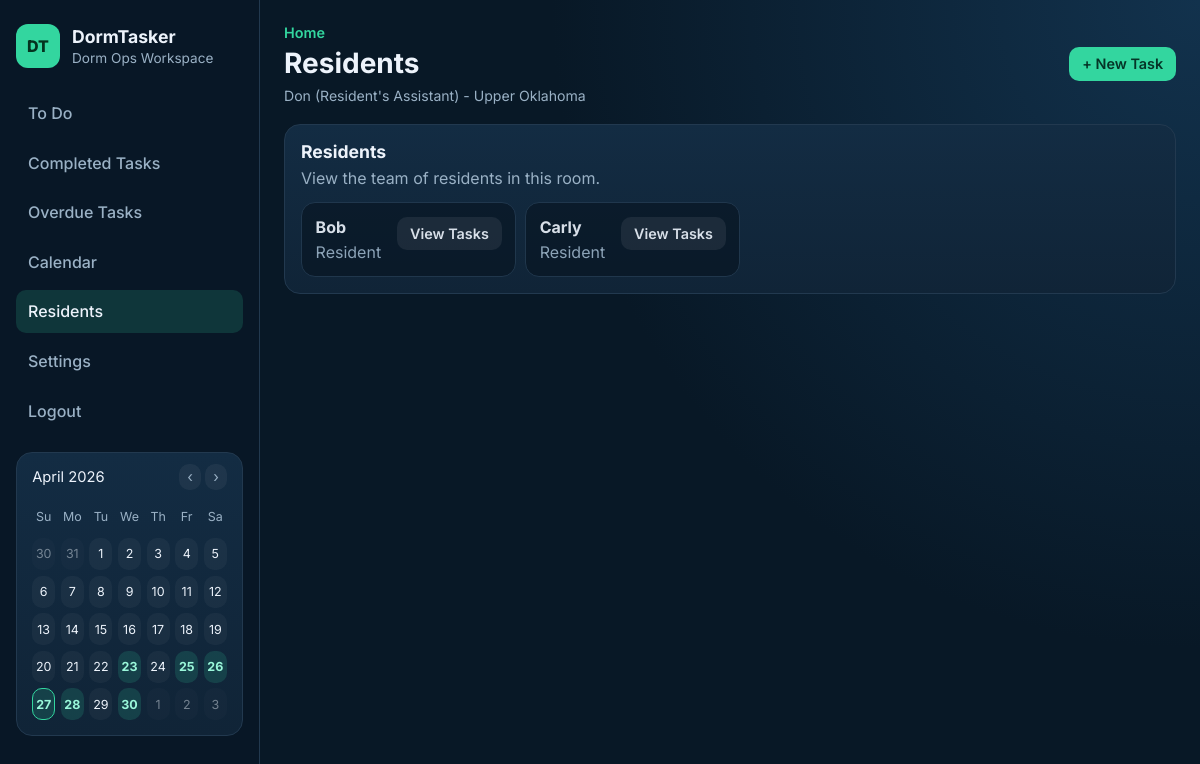
Page /residents (signed in) on the committed database.
### tables this page shows
CREATE TABLE users (
            id INTEGER PRIMARY KEY AUTOINCREMENT,
            name TEXT NOT NULL,
            role TEXT NOT NULL CHECK (role IN ('RA', 'Resident'))
        , email TEXT, password_hash TEXT, room_id INTEGER);

CREATE TABLE rooms (
            id INTEGER PRIMARY KEY AUTOINCREMENT,
            room_name TEXT NOT NULL,
            room_code TEXT NOT NULL UNIQUE,
            created_by INTEGER,
            FOREIGN KEY (created_by) REFERENCES users (id)
        );

### app.py (the view)
@app.route("/residents")
@login_required
def residents():
    if g.current_user["role"] != "RA":
        flash("Only Resident's Assistants can view resident details.", "error")
        return redirect(url_for("dashboard"))
    context = _fetch_dashboard_context()
    return render_template(
        "residents.html",
        page_title="Residents",
        **context,
    )

### app.py (called while the page is built, shortened)
def _format_user_role(role):
    return "Resident's Assistant" if role == "RA" else role

@app.before_request
def load_current_user():
    user_id = session.get("user_id")
    g.current_user = get_user_by_id(user_id) if user_id else None

@app.context_processor
def inject_current_user():
    current_user = g.get("current_user")
    if current_user:
        if current_user["role"] == "RA":
            chore_list = service.get_chores(room_id=current_user["room_id"])
        else:
            chore_list = service.get_resident_chores(current_user["id"], room_id=current_user["room_id"])
        calendar_data = _calendar_context(chore_list)
    else:
        calendar_data = {}
    return {
        "current_user": current_user,
        "current_path": request.path,
        "current_user_role_text": _format_user_role(current_user["role"]) if current_user else None,
        **calendar_data,
    }

def _fetch_dashboard_context():
    room_id = g.current_user["room_id"]
    user_role = g.current_user["role"]
    residents = service.get_residents(room_id=room_id)
    if user_role == "RA":
        all_chores = service.get_chores(room_id=room_id)
    else:
        all_chores = service.get_resident_chores(g.current_user["id"], room_id=room_id)
    completed_count = sum(1 for chore in all_chores if chore.get("status") == "Completed")
    overdue_count = sum(1 for _ in service.overdue_chores(all_chores))
    progress = {}
    return {
        "room_id": room_id,
        "residents": residents,
        "all_chores": all_chores,
        "overdue_count": overdue_count,
        "completed_count": completed_count,
        "user_role": user_role,
        **progress,
    }

### auth.py (called while the page is built)
def login_required(func):
    @wraps(func)
    def wrapper(*args, **kwargs):
        if not session.get("user_id"):
            flash("Please log in to continue.", "error")
            return redirect(url_for("login"))
        return func(*args, **kwargs)
    return wrapper

def get_user_by_id(user_id):
    conn = get_db_connection()
    user = conn.execute(
        """
        SELECT u.id, u.name, u.email, u.role, u.room_id, r.room_name, r.room_code
        FROM users u
        LEFT JOIN rooms r ON u.room_id = r.id
        WHERE u.id = ?
        """,
        (user_id,),
    ).fetchone()
    conn.close()
    return dict(user) if user else None

### database.py (called while the page is built)
def get_db_connection():
    conn = sqlite3.connect(DB_PATH)
    conn.row_factory = sqlite3.Row
    return conn

### templates/residents.html (shortened to what this page needs)
{% extends "base.html" %}
{% block page_title %}Residents{% endblock %}
{% block content %}
    <section class="card-panel">
        <div class="panel-head">
            <h3>Residents</h3>
            <p>View the team of residents in this room.</p>
        </div>
        {% if residents %}
            <div class="chip-row">
                {% for resident in residents %}
                    <article class="task-item task-item-complete">
                        <div class="task-main">
                            <h4>{{ resident.name }}</h4>
                            <p>Resident</p>
                        </div>
                        <div class="task-actions">
                            <a class="btn btn-soft" href="{{ url_for('resident_chores', resident_id=resident.id) }}">View Tasks</a>
                        </div>
                    </article>
                {% endfor %}
            </div>
        {% else %}
            <p class="empty-state">No residents found in this room.</p>
        {% endif %}
    </section>
{% endblock %}

### templates/base.html (shortened to what this page needs)
<!DOCTYPE html>
<html lang="en">
<head>
    <link rel="stylesheet" href="{{ url_for('static', filename='style.css') }}">
</head>
<body>
    <div class="app-shell">
        <aside class="sidebar">
            <div class="brand">
                <span class="brand-badge">DT</span>
                <div>
                    <h1>DormTasker</h1>
                    <p>Dorm Ops Workspace</p>
                </div>
            </div>
            <nav class="sidebar-nav">
                {% if current_user %}
                    <a href="{{ url_for('dashboard') }}" class="nav-link{% if current_path == url_for('dashboard') %} active{% endif %}">To Do</a>
                    {% if current_user.role == "RA" %}
                        <a href="{{ url_for('completed_tasks') }}" class="nav-link{% if current_path == url_for('completed_tasks') %} active{% endif %}">Completed Tasks</a>
                        <a href="{{ url_for('overdue_tasks') }}" class="nav-link{% if current_path == url_for('overdue_tasks') %} active{% endif %}">Overdue Tasks</a>
                        <a href="{{ url_for('calendar_view') }}" class="nav-link{% if current_path == url_for('calendar_view') %} active{% endif %}">Calendar</a>
                        <a href="{{ url_for('residents') }}" class="nav-link{% if current_path == url_for('residents') %} active{% endif %}">Residents</a>
                        <a href="{{ url_for('settings') }}" class="nav-link{% if current_path == url_for('settings') %} active{% endif %}">Settings</a>
                    {% endif %}
                    <a href="{{ url_for('logout') }}" class="nav-link">Logout</a>
                {% else %}
                    <a href="{{ url_for('login') }}" class="nav-link">Login</a>
                    <a href="{{ url_for('register') }}" class="nav-link">Register</a>
                {% endif %}
            </nav>
            {% if current_user %}
                <section class="sidebar-card sidebar-calendar">
                    <div class="calendar-head">
                        <span>{{ calendar_label }}</span>
                        <div class="calendar-nav">
                            <a href="{{ current_path }}?calendar_month={{ calendar_prev }}">‹</a>
                            <a href="{{ current_path }}?calendar_month={{ calendar_next }}">›</a>
                        </div>
                    </div>
                    <div class="calendar-grid">
                        {% for day in calendar_weekdays %}
                            <span class="calendar-weekday">{{ day }}</span>
                        {% endfor %}
                        {% for cell in calendar_cells %}
                            <span class="calendar-cell{% if cell.month != calendar_month or cell.year != calendar_year %} calendar-muted{% endif %}{% if cell.day in calendar_due_days and cell.month == calendar_month and cell.year == calendar_year %} calendar-has-event{% endif %}{% if cell == calendar_current_date %} calendar-today{% endif %}">{{ cell.day }}</span>
                        {% endfor %}
                    </div>
                </section>
            {% endif %}
        </aside>
        <div class="main-panel">
            <header class="topbar">
                <div>
                    <p class="topbar-eyebrow">Home</p>
                    <h2 class="topbar-title">{% block page_title %}{{ page_title or 'Dashboard' }}{% endblock %}</h2>
                    {% if current_user %}
                        <p class="user-context">
                            {{ current_user.name }} ({{ current_user_role_text }}) - {{ current_user.room_name or "No Room" }}
                        </p>
                    {% endif %}
                </div>
                {% if current_user and current_user.role == "RA" %}
                    <a class="btn btn-primary" href="{{ url_for('create_chore') }}">+ New Task</a>
                {% elif not current_user %}
                    <a class="btn btn-primary" href="{{ url_for('register') }}">Join Dorm Room</a>
                {% endif %}
            </header>
            <main class="content">
                {% block content %}{% endblock %}
            </main>
        </div>
    </div>
</body>
</html>

### static/style.css (style rules this page uses)
:root { --bg: #081826; --bg-soft: #0f2335; --panel: #102437; --panel-alt: #132c43; --text: #edf3fb; --muted: #9ab1c5; --line: #22394f; --accent: #33d69f; --accent-dark: #27b987; --danger: #ff6f7f; --warning: #ffc56f; }
* { box-sizing: border-box; }
body { margin: 0; font-family: "Inter", sans-serif; background: radial-gradient(circle at top right, #12324d 0%, var(--bg) 45%); color: var(--text); }
a { color: inherit; }
.app-shell { min-height: 100vh; display: grid; grid-template-columns: 260px 1fr; }
.sidebar { border-right: 1px solid var(--line); background: rgba(8, 24, 38, 0.9); padding: 1.5rem 1rem; }
.brand { display: flex; gap: 0.75rem; align-items: center; margin-bottom: 1.5rem; }
.brand h1 { margin: 0; font-size: 1.1rem; font-weight: 700; }
.brand p { margin: 0.2rem 0 0; color: var(--muted); font-size: 0.85rem; }
.brand-badge { width: 44px; height: 44px; display: inline-flex; align-items: center; justify-content: center; border-radius: 12px; background: var(--accent); color: #04331f; font-weight: 800; }
.sidebar-nav { display: grid; gap: 0.45rem; }
.nav-link { text-decoration: none; padding: 0.7rem 0.75rem; border-radius: 10px; color: var(--muted); font-weight: 500; }
.nav-link.active { color: var(--text); background: rgba(51, 214, 159, 0.16); }
.sidebar-card { margin-top: 1.25rem; background: linear-gradient(180deg, var(--panel-alt) 0%, var(--panel) 100%); border: 1px solid var(--line); border-radius: 16px; padding: 1rem; }
.sidebar-calendar { padding: 0.95rem; }
.calendar-head { display: flex; justify-content: space-between; gap: 0.75rem; align-items: center; margin-bottom: 0.9rem; font-size: 0.92rem; color: var(--text); }
.calendar-nav a { color: var(--muted); text-decoration: none; padding: 0.25rem 0.5rem; border-radius: 10px; background: rgba(255, 255, 255, 0.05); }
.calendar-grid { display: grid; grid-template-columns: repeat(7, minmax(0, 1fr)); gap: 0.35rem; }
.calendar-weekday, .calendar-cell { display: inline-flex; align-items: center; justify-content: center; min-height: 32px; border-radius: 10px; font-size: 0.78rem; }
.calendar-weekday { color: var(--muted); }
.calendar-cell { background: rgba(255, 255, 255, 0.04); color: var(--text); }
.calendar-muted { opacity: 0.45; }
.calendar-has-event { background: rgba(51, 214, 159, 0.16); color: #9af7da; font-weight: 700; }
.calendar-today { border: 1px solid var(--accent); }
.main-panel { padding: 1.5rem; }
.topbar { display: flex; justify-content: space-between; align-items: center; margin-bottom: 1.25rem; }
.topbar-eyebrow { margin: 0; color: var(--accent); font-size: 0.9rem; font-weight: 600; }
.topbar-title { margin: 0.3rem 0 0; font-size: 1.75rem; }
.user-context { margin: 0.45rem 0 0; color: var(--muted); font-size: 0.88rem; }
.content { max-width: 1050px; }
.stat-card, .card-panel { background: linear-gradient(180deg, var(--panel-alt) 0%, var(--panel) 100%); border: 1px solid var(--line); border-radius: 16px; padding: 1rem; }
.card-panel { margin-bottom: 1rem; }
.panel-head h3 { margin: 0; font-size: 1.1rem; }
.panel-head p { color: var(--muted); margin: 0.35rem 0 0.9rem; }
.chip-row { display: flex; flex-wrap: wrap; gap: 0.55rem; }
.task-item { border: 1px solid var(--line); border-radius: 14px; background: rgba(5, 18, 29, 0.6); padding: 0.85rem; display: flex; justify-content: space-between; gap: 1rem; }
.task-item-complete { opacity: 0.9; }
.task-main h4 { margin: 0; }
.task-main p { margin: 0.35rem 0 0; color: var(--muted); }
.task-actions { display: flex; gap: 0.45rem; align-items: flex-start; flex-wrap: wrap; }
.btn { border: none; border-radius: 10px; padding: 0.52rem 0.8rem; font-size: 0.9rem; text-decoration: none; font-weight: 600; cursor: pointer; display: inline-flex; align-items: center; justify-content: center; }
.btn-primary { background: var(--accent); color: #053527; }
.btn-soft { background: rgba(255, 255, 255, 0.08); color: var(--text); }

### rows in the picture
users: name "Don"
rooms: room_name "Upper Oklahoma"
users: name "Bob"
users: name "Carly"

### other values in the picture
{{ calendar_label }} "April 2026"
{{ day }} "Su" "Mo" "Tu" "We" "Th" "Fr" "Sa"
{{ cell.day }} "30" "31" "1" "2" "3" "4" "5" "6" "7" "8" "9" "10" "11" "12" "13" "14" "15" "16" "17" "18" "19" "20" "21" "22" "23" "24" "25" "26" "27" "28" "29" "30" "1" "2" "3"
{{ current_user_role_text }} "Resident's Assistant"
